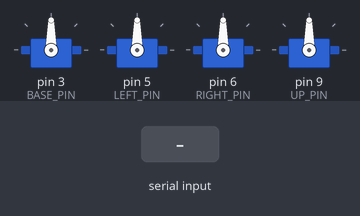
Bench run of a sketch on a simulated Arduino Uno, built with avr-gcc and run on an emulated ATmega328P. On the bench: 4 × servo. The inputs (shaded band) are chosen by the test bench. What the sketch prints to the serial monitor is not drawn.

Above: at 12.6 s.
12.7 s: byte 1 (1) received over Serial
At 13.1 s:
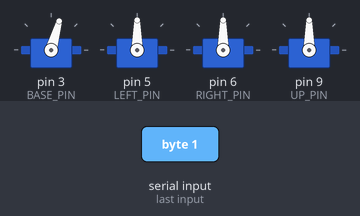
14.7 s: byte 2 (2) received over Serial
At 15.1 s:
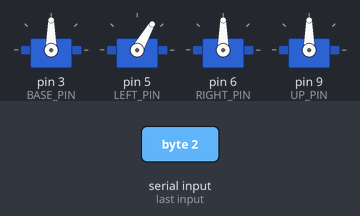
17.2 s: byte 3 (3) received over Serial
At 17.6 s:
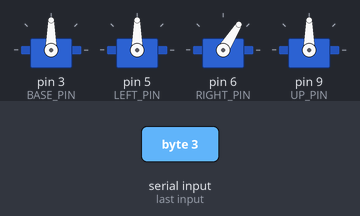
Timing chart, 0 to 20.2 s (numbered marks = the images above; inputs shaded):
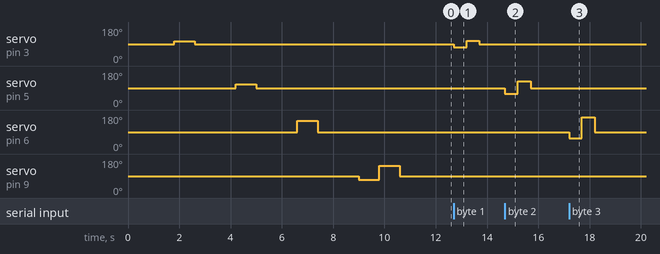

The sketch:

RobotArm_Arduino.ino
```cpp
// CPS Team 17, Arduino Debug + Control code
// Written by Andrea Spagnolo; Bianca Zhong; Zhiru Niu
// Comments Language: English/Chinese

#include <Servo.h>

// Naming Each Servo (viewed from behind the arm)
// 四个舵机的名字（从机械臂后方看）

Servo Base;    // Base rotation
Servo Left;    // Left arm: lift
Servo Right;   // Right arm: extension
Servo Up;      // Gripper: open and close

// Signal pin for each servo / 各个舵机信号线连接的引脚
const int BASE_PIN = 3;
const int LEFT_PIN = 5;
const int RIGHT_PIN = 6;
const int UP_PIN = 9;

// Store the incoming serial command / 保存串口接收到的指令
int servoCode = 0;

// Start serial communication / 开启串口通信
void setup() {
  Serial.begin(9600);

  // Attach each servo to its signal pin / 将各舵机连接到对应信号引脚
  Base.attach(BASE_PIN);
  Left.attach(LEFT_PIN);
  Right.attach(RIGHT_PIN);
  Up.attach(UP_PIN);

  // Wait 1 second before testing / 等待 1 秒后开始测试
  delay(1000);


  // Test each servo in turn: start at 90°, move to its test position,
  // then return to 90°. Wait 800 ms after each command.
  // 依次测试四个舵机：从 90° 开始，移动到各自的测试位置，
  // 最后回到 90°。每次发送指令后等待 800 毫秒。
  //
  // Completion messages confirm the sequence has finished;
  // actual movement must be checked visually.
  // 完成提示仅表示指令序列执行结束，实际动作需人工观察确认。

  // Test Servo 1: Base
  Serial.println("Testing Base");
  Base.write(90);
  delay(800);
  Base.write(105);
  delay(800);
  Base.write(90);
  delay(800);

  Serial.println("Self-test of Base completed");

  // Test Servo 2: Left
  Serial.println("Testing Left");
  Left.write(90);
  delay(800);
  Left.write(110);
  delay(800);
  Left.write(90);
  delay(800);
  Serial.println("Self-test of Left completed");

  // Test Servo 3: Right
  Serial.println("Testing Right");
  Right.write(90);
  delay(800);
  Right.write(150);
  delay(800);
  Right.write(90);
  delay(800);
  Serial.println("Self-test of Right completed");

  //Test Servo 4: Up
  Serial.println("Testing Up");
  Up.write(90);
  delay(800);
  Up.write(70);
  delay(800);
  Up.write(144);
  delay(800);
  Up.write(90);
  delay(800);
  Serial.println("Self-test of Up completed");

  Serial.println("Self-test of 4 servos completed");

  // Indicate that startup tests are finished and wait for commands
  // 提示启动测试已结束，程序即将等待控制指令
  Serial.println("Waiting for classes 1-4");
}


void loop() {

 // Continuously check for incoming serial commands
 // 持续检查串口是否收到指令
  if (Serial.available() > 0) {
    // Read one command byte / 读取一个指令字节
    servoCode = Serial.read();

    // Select the action matching the received class
    // 根据收到的类别编号选择对应动作
    switch (servoCode) {

      case 1:
        // Red: move the base to 74°, 108°, then return to 90°
        // 红色：基座依次移动到 74°、108°，最后回到 90°
        Base.write(74);
        delay(500);

        Base.write(108);
        delay(500);

        Base.write(90);
        delay(500);
        // Exit the switch after this action / 动作结束后退出 switch
        break;

      case 2:
        // Blue: move the left arm to 60°, 126°, then return to 90°
        // 蓝色：左臂依次移动到 60°、126°，最后回到 90°
        Left.write(60);
        delay(500);

        Left.write(126);
        delay(500);

        Left.write(90);
        delay(500);
        // Exit the switch after this action / 动作结束后退出 switch
        break;

      case 3:
        // Green: move the right arm to 58°, 168°, then return to 90°
        // 绿色：右臂依次移动到 58°、168°，最后回到 90°
        Right.write(58);
        delay(500);

        Right.write(168);
        delay(500);

        Right.write(90);
        delay(500);
        // Exit the switch after this action / 动作结束后退出 switch
        break;

      case 4:
        // Orange: open the gripper to 70°, close to 144°, then return to 90°
        // 橙色：钳子打开到 70°，闭合到 144°，最后回到 90°
        Up.write(70);
        delay(500);

        Up.write(144);
        delay(500);

        Up.write(90);
        delay(500);
        // Exit the switch after this action / 动作结束后退出 switch
        break;
    }
  }
}
```

Measured:
- after the input at 12.7 s, servo on pin 3 (BASE_PIN): 90° → 74° at once, → 108° 0.50 s later, → 90° 0.50 s later
- after the input at 14.7 s, servo on pin 5 (LEFT_PIN): 90° → 60° at once, → 126° 0.50 s later, → 90° 0.50 s later
- after the input at 17.2 s, servo on pin 6 (RIGHT_PIN): 90° → 58° at once, → 168° 0.50 s later, → 90° 0.50 s later
